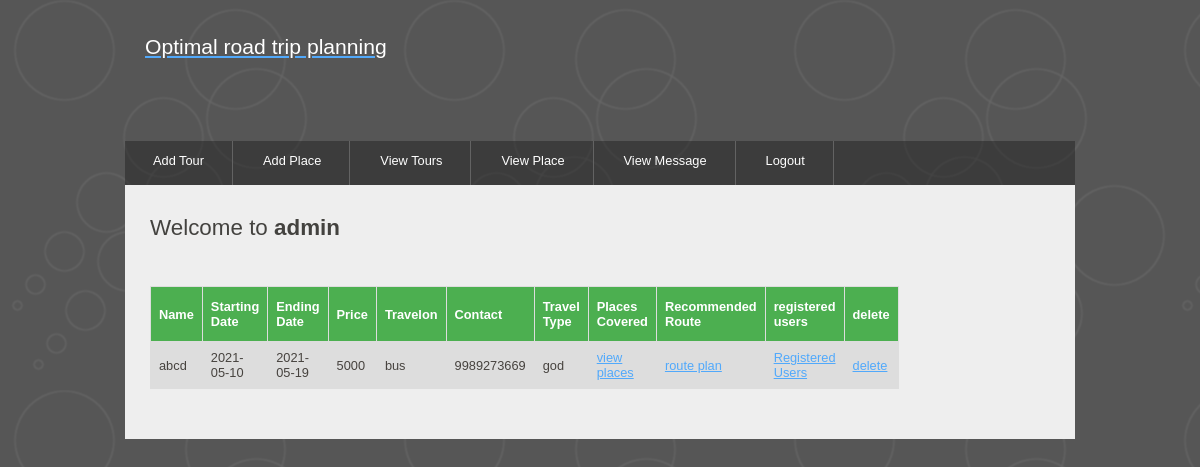
/viewtours/ (signed in), run on the app's committed database.
### roadtrip/models.py (models this page shows)
class TourModel(Model):
    name = models.CharField(max_length=60)
    startdateofjourney = models.CharField(max_length=30)
    enddateofjourney = models.CharField(max_length=30)
    price = models.CharField(max_length=30)
    travelon = models.CharField(max_length=30)
    contact = models.CharField(max_length=30)
    traveltype = models.CharField(max_length=30)
    class Meta:
        db_table = "tours"

### roadtrip/views.py (the view)
# urls.py: path('viewtours/',viewtours,name='view tour'),
def viewtours(request):
    return render(request, "tours.html", {"tours":TourModel.objects.all()})

### templates/tours.html (shortened to what this page needs)
{% load  static%}
<!DOCTYPE HTML>
<html>
<head>
<link rel="stylesheet" type="text/css" href="{% static 'style/style.css'%}" title="style" />
</head>
<body>
	<div id="main">
		<div id="header">
			<div id="logo">
				<div id="logo_text">
					<h3>
						<a href="#"><font color="white">Optimal road trip planning</font></a>
					</h3>
					<br/><br/>
				</div>
			</div>
			<div id="menubar">
				<ul id="menu">
                    {% if request.session.username in "admin" %}
                        <li><a href="/addtour">Add Tour</a>
                        <li><a href="/addplace">Add Place</a></li>
                    {% endif %}
                    <li><a href="/viewtours">View Tours</a></li>
                    <li><a href="/viewplaces">View Place</a></li>
                    <li><a href="/viewmessages">View Message</a></li>
                    <li><a href="/logout">Logout</a></li>
				</ul>
			</div>
		</div>
		<div id="site_content">
            <div id="content">
				<h1>Welcome to  <strong>{{request.session.username}}</strong>{{form.non_field_errors}}</h1>
                <h1><strong>{{message}}</strong></h1>
                <table id="customers">
                  <tr>
                      <th>Name</th>
                      <th>Starting Date</th>
                      <th>Ending Date</th>
                      <th>Price</th>
                      <th>Travelon</th>
                      <th>Contact</th>
                      <th>Travel Type</th>
                      <th>Places Covered</th>
                      <th>Recommended Route</th>
                      {% if request.session.username in "admin" %}
                          <th>registered users</th>
                          <th>delete</th>
                      {% endif %}
                  </tr>
                    {% for tour in tours %}
                        <tr>
                            <td>{{ tour.name }}</td>
                            <td>{{ tour.startdateofjourney }}</td>
                            <td>{{ tour.enddateofjourney }}</td>
                            <td>{{ tour.price }}</td>
                            <td>{{ tour.travelon }}</td>
                            <td>{{ tour.contact }}</td>
                            <td>{{ tour.traveltype }}</td>
                            <td><a href="/viewtourplaces?tourid={{ tour.id }}">view places</a></td>
                            <td><a href="/predictbestpath?tour={{ tour.id }}">route plan</a></td>
                            {% if request.session.username in "admin" %}
                                <td><a href="/viewtourrequests?tour={{ tour.id }}">Registered Users</a></td>
                            {% endif %}
                            {% if request.session.username in "admin" %}
                              <td><a href="/deletetour?tour={{ tour.id }}">delete</a></td>
                            {% endif %}
                        </tr>
                    {% endfor %}
                </table>
            </div>
        </div>
	</div>
</body>
</html>

### static/style/style.css (style rules this page uses)
html { height: 100%; }
* { margin: 0; padding: 0; }
body { font: normal .80em 'trebuchet ms', arial, sans-serif; background: #646557 url(pattern.png) repeat fixed; color: #5D5D5D; }
h1, h2, h3, h4, h5, h6 { font: normal 175% 'century gothic', arial, sans-serif; color: #43423F; margin: 0 0 15px 0; padding: 5px 0 5px 0; }
h3 { font: normal 165% 'century gothic', arial, sans-serif; }
a, a:hover { background: transparent; outline: none; text-decoration: underline; color: #51A9FB; }
ul { margin: 2px 0 22px 17px; }
ul li { list-style-type: circle; margin: 0 0 6px 0; padding: 0 0 4px 5px; }
#main, #header, #logo, #menubar, #site_content, #footer { margin-left: auto; margin-right: auto; }
#main { width: 950px; margin: 20px auto; }
#header { width: 950px; height: 121px; }
#logo { width: 910px; position: relative; height: 100px; background: transparent; padding: 10px 0 10px 0; }
#menubar { height: 46px; width: 950px; margin: 1px auto 0 auto; background: transparent url(tab.png); }
ul#menu { float: left; margin: 0;padding: 0; }
ul#menu li { float: left; padding: 0 0 0 6px; list-style: none; margin: 0px 2px 0 0; }
ul#menu li a { font: normal 100% 'trebuchet ms', sans-serif; display: block; float: left; height: 27px; padding: 12px 28px 5px 22px; text-align: center; color: #FFF; border-right: 1px solid #636363; text-decoration: none; }
#site_content { width: 925px; overflow: hidden; margin: 44px auto 0 auto; padding: 10px 0 0 25px; background: #EEE; border-top: 0; border-bottom: 0; color: #5D5D5D; }
#content { text-align: left; width: 655px; padding: 15px 0 20px 0; margin: 0; }
table { margin: 10px 0 30px 0; }
table tr th, table tr td { background: #3B3B3B; color: #FFF; padding: 7px 4px; text-align: left; }
table tr td { background: #DDD; color: #47433F; border-top: 1px solid #FFF; }

### templates/tours.html (style rules this page uses)
#customers { font-family: Arial, Helvetica, sans-serif; border-collapse: collapse; width: 100%; }
#customers td, #customers th { border: 1px solid #ddd; padding: 8px; }
#customers tr:nth-child(even) { background-color: #f2f2f2; }
#customers th { padding-top: 12px; padding-bottom: 12px; text-align: left; background-color: #4CAF50; color: white; }

### data on the page
TourModel: name "abcd", startdateofjourney "2021-05-10", enddateofjourney "2021-05-19", price "5000", travelon "bus", contact "9989273669", traveltype "god"

### other printed values
{{ request.session.username }} "admin"
